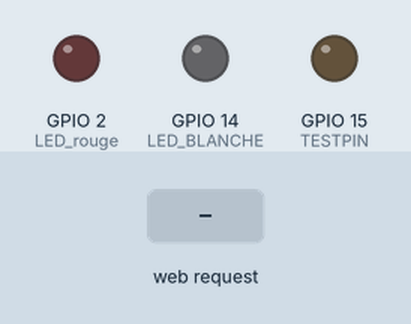
This sketch was run on a simulated ESP32. Parts: output pins drawn as LEDs (lit = HIGH). The inputs (shaded band) are chosen by the test bench. WiFi joins after 1.5 s; servers stay silent unless stated; what the sketch prints to the serial monitor is not drawn.

Above: at 2.7 s.
2.8 s: HTTP request GET /10/allume received
At 3.5 s:
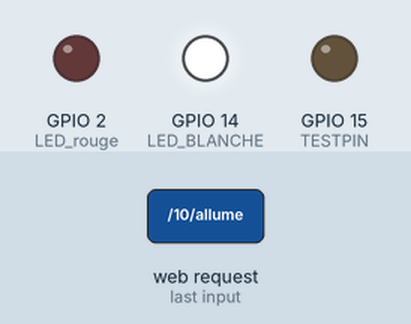
4.3 s: HTTP request GET /20/allume received
At 5.5 s:
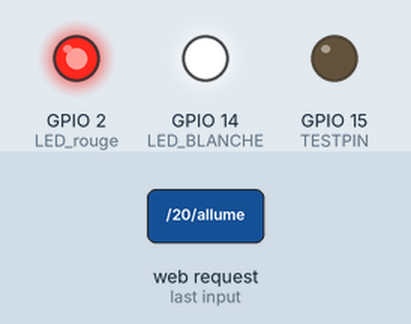
5.8 s: HTTP request GET /10/eteint received
At 7.0 s:
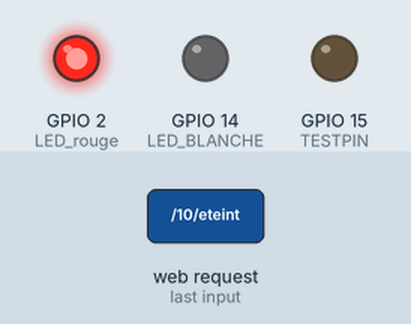
7.3 s: HTTP request GET /30/allume received
At 8.1 s:
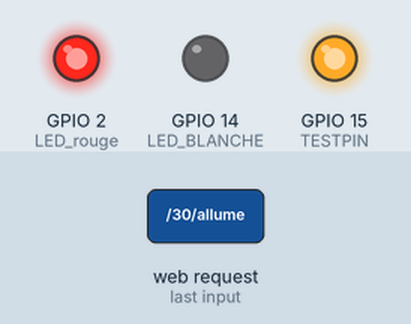
8.8 s: HTTP request GET /20/eteint received
At 9.2 s:
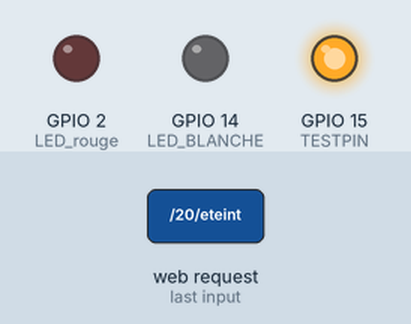
10.3 s: HTTP request GET /10/allume received
At 11.6 s:
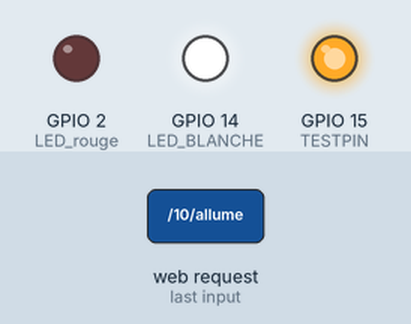
Timing chart, 0 to 12.8 s (numbered marks = the images above; inputs shaded):
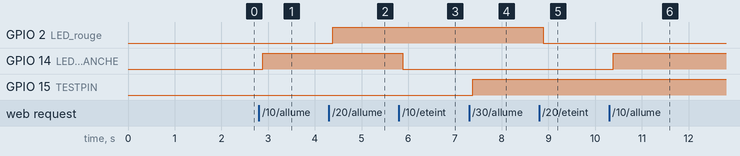

The sketch:

LED-WIFI-4.ino
```cpp
// (licence header left out)
#include <WiFi.h>
const char* ssid = "WIFII-2";
const char* mot_de_passe = "3rpz9xnr";
String entete;

// PIN xx -
String etat_LED_BLANCHE = "eteint";
const int LED_BLANCHE = 14;
// - fin PIN xx

// PIN xx -
String etat_LED_rouge = "eteint";
const int LED_rouge = 2;
// - fin PIN xx


// PIN xx -
String etat_TESTPIN = "eteint";
const int TESTPIN = 15;
// - fin PIN xx


WiFiServer server(80);

void setup() {
  Serial.begin(115200);
  Serial.println("Tentative de rejoindre le réseau...");
  WiFi.begin(ssid, mot_de_passe);
  while (WiFi.status() != WL_CONNECTED) {
    delay(500);
    Serial.print(".");
  }

  Serial.println("connexion au réseau réussie...!");
  Serial.println(WiFi.localIP());
  server.begin();

// PIN xx -
  pinMode(LED_BLANCHE, OUTPUT);
// - fin PIN xx

//PIN xx -
  pinMode(LED_rouge, OUTPUT);
// - fin PIN xx


//PIN TEST -
  pinMode(TESTPIN, OUTPUT);
// - fin PIN TEST


}

void loop() {

  WiFiClient client = server.available();
  if (client) {
    Serial.println("Nouveau client Web");
    String ligne = "";

    while (client.connected())
    { Serial.println("client connecté !");
      if (client.available())
      { char c = client.read();
        Serial.write(c); entete += c;
        if (c == '\n')
        { if (ligne.length() == 0) {
            client.println("HTTP/1.1 200 OK");
            client.println("Content-type:text/html");
            client.println("Connection: close");
            client.println();

// PIN xx -
            if (entete.indexOf("GET /10/allume") >= 0) {
              Serial.println("LED_BLANCHE allumée"); etat_LED_BLANCHE = "allume";
              digitalWrite(LED_BLANCHE, HIGH);
            }
            if (entete.indexOf("GET /10/eteint") >= 0) {
              Serial.println("LED_BLANCHE éteinte"); etat_LED_BLANCHE = "eteint";
              digitalWrite(LED_BLANCHE, LOW);
            }
// - fin PIN xx

// PIN xx -
            if (entete.indexOf("GET /20/allume") >= 0) {
              Serial.println("LED rouge allumée"); etat_LED_rouge = "allume";
              digitalWrite(LED_rouge, HIGH);
            }

            if (entete.indexOf("GET /20/eteint") >= 0) {
              Serial.println("LED rouge éteinte"); etat_LED_rouge = "eteint";
              digitalWrite(LED_rouge, LOW);
            }
// - fin PIN xx


// PIN TEST -
            if (entete.indexOf("GET /30/allume") >= 0) {
              Serial.println("TESTPIN allumée"); etat_TESTPIN = "allume";
              digitalWrite(TESTPIN, HIGH);
            }

            if (entete.indexOf("GET /30/eteint") >= 0) {
              Serial.println("TESTPIN éteinte"); etat_TESTPIN = "eteint";
              digitalWrite(TESTPIN, LOW);
            }
// - fin PIN TEST


            client.println("<!DOCTYPE html><html>");
            client.print("<head><meta name=\"viewport\" content=\"width=device-width, ");
            client.println("initial-scale=1\">");

            client.println("<link rel=\"icon\" href=\"data:,\">");

            client.print("<style>html { font-family: Helvetica; display: inline-block; ");
            client.println("margin: 0px auto; text-align: center;}");

            client.print(".button { background-color: #299886; border: none; ");
            client.println("color: white; padding: 16px 40px;");
            client.println("text-decoration: none; font-size: 30px; margin: 2px; cursor: pointer;}");

            client.print(".button20 { background-color: #d35845; border: none; color: white; ");
            client.println("padding: 16px 40px;");

            client.println("text-decoration: none; font-size: 30px; margin: 2px; cursor: pointer;}");
            client.println(".button3 {background-color: #f2b2a8;}");
            client.println(".button35 {background-color: #aab1c1;}");
            client.println(".button30 {background-color: #1d69bf;}");
            client.println(".button10 {background-color: #82d9cb;}</style></head>");

            client.println("<body><h1>Server web ESP32 v3.2</h1>");


// PIN xx -
            client.println("<p>LED blanche - Etat " + etat_LED_BLANCHE + "</p>");
            if (etat_LED_BLANCHE == "eteint") {
              client.println("<p><a href=\"/10/allume\"><button class=\"button\">Allumer</button></a></p>");
            } else {
              client.print("<p><a href=\"/10/eteint\"><button class=\"button button10\">Eteindre");
              client.println("</button></a></p>");
            }
// - fin PIN xx

// PIN xx -
            client.println("<p>LED rouge - Etat " + etat_LED_rouge + "</p>");
            if (etat_LED_rouge == "eteint") {
              client.print("<p><a href=\"/20/allume\"><button class=\"button button20\">Allumer");
              client.println("</button></a></p>");
            } else {
              client.print("<p><a href=\"/20/eteint\"><button class=\"button button3\">Eteindre");
              client.println("</button></a></p>");
            }
// - fin PIN xx


// PIN TEST -
            client.println("<p>LED Bleu - Etat " + etat_TESTPIN + "</p>");
            if (etat_TESTPIN == "eteint") {
              client.print("<p><a href=\"/30/allume\"><button class=\"button button30\">Allumer");
              client.println("</button></a></p>");
            } else {
              client.print("<p><a href=\"/30/eteint\"><button class=\"button button35\">Eteindre");
              client.println("</button></a></p>");
            }
// - fin PIN TEST


            client.println("</body></html>");

            client.println(); break;
          } else {
            ligne = "";
          }
        }
        else if (c != '\r') {
          ligne += c;
        }
      }
    }


    entete = "";
    client.stop();
    Serial.println("Client Web déconnecté !");
    Serial.println("");
  }
}
```

Measured:
- after the input at 2.8 s, GPIO 14 (LED_BLANCHE): LOW → HIGH after 0.08 s
- after the input at 4.3 s, GPIO 2 (LED_rouge): LOW → HIGH after 0.08 s
- after the input at 5.8 s, GPIO 14 (LED_BLANCHE): HIGH → LOW after 0.08 s
- after the input at 7.3 s, GPIO 15 (TESTPIN): LOW → HIGH after 0.08 s
- after the input at 8.8 s, GPIO 2 (LED_rouge): HIGH → LOW after 0.08 s
- after the input at 10.3 s, GPIO 14 (LED_BLANCHE): LOW → HIGH after 0.08 s
